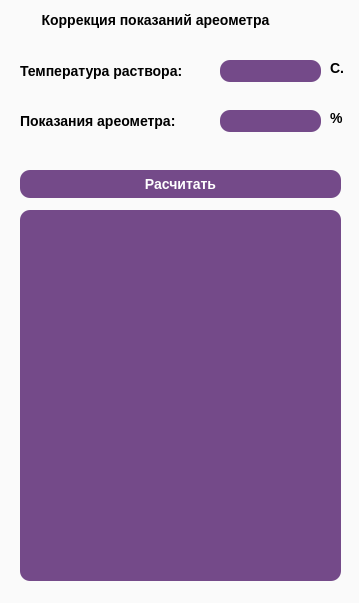
<?xml version="1.0" encoding="UTF-8"?>
<ui version="4.0">
 <class>Dialog</class>
 <widget class="QDialog" name="Dialog">
  <property name="geometry">
   <rect>
    <x>0</x>
    <y>0</y>
    <width>359</width>
    <height>603</height>
   </rect>
  </property>
  <property name="windowTitle">
   <string>  </string>
  </property>
  <widget class="QFrame" name="frame_3">
   <property name="geometry">
    <rect>
     <x>0</x>
     <y>-10</y>
     <width>461</width>
     <height>691</height>
    </rect>
   </property>
   <property name="styleSheet">
    <string notr="true">background-color: rgba(255, 255, 255, 180);
color: rgb(0, 0, 0);
border-style: outset;
border-widht:2px;
border-radius:10px;
border-color:black;
font:bold 14px;</string>
   </property>
   <property name="frameShape">
    <enum>QFrame::StyledPanel</enum>
   </property>
   <property name="frameShadow">
    <enum>QFrame::Raised</enum>
   </property>
   <widget class="QPushButton" name="pushButton">
    <property name="geometry">
     <rect>
      <x>20</x>
      <y>180</y>
      <width>321</width>
      <height>28</height>
     </rect>
    </property>
    <property name="styleSheet">
     <string notr="true">background-color: rgba(59, 0, 89, 180);
color: rgb(255, 255, 255);
border-style: outset;
border-widht:2px;
border-radius:10px;
border-color:black;
font: 75 11pt &quot;MS Shell Dlg 2&quot;;</string>
    </property>
    <property name="text">
     <string>Расчитать</string>
    </property>
   </widget>
   <widget class="QLabel" name="label_22">
    <property name="geometry">
     <rect>
      <x>-20</x>
      <y>20</y>
      <width>351</width>
      <height>20</height>
     </rect>
    </property>
    <property name="styleSheet">
     <string notr="true">background-color: rgba(85, 170, 127, 0);
font: 75 11pt &quot;MS Shell Dlg 2&quot;;</string>
    </property>
    <property name="text">
     <string>Коррекция показаний ареометра</string>
    </property>
    <property name="alignment">
     <set>Qt::AlignCenter</set>
    </property>
   </widget>
   <widget class="QLabel" name="label_24">
    <property name="geometry">
     <rect>
      <x>330</x>
      <y>120</y>
      <width>21</width>
      <height>16</height>
     </rect>
    </property>
    <property name="styleSheet">
     <string notr="true">background-color: rgba(85, 170, 127, 0);
font: 75 11pt &quot;MS Shell Dlg 2&quot;;</string>
    </property>
    <property name="text">
     <string>%</string>
    </property>
   </widget>
   <widget class="QLabel" name="label_25">
    <property name="geometry">
     <rect>
      <x>330</x>
      <y>70</y>
      <width>21</width>
      <height>16</height>
     </rect>
    </property>
    <property name="styleSheet">
     <string notr="true">background-color: rgba(85, 170, 127, 0);
font: 75 11pt &quot;MS Shell Dlg 2&quot;;</string>
    </property>
    <property name="text">
     <string>С.</string>
    </property>
   </widget>
   <widget class="QLabel" name="label_26">
    <property name="geometry">
     <rect>
      <x>20</x>
      <y>70</y>
      <width>201</width>
      <height>21</height>
     </rect>
    </property>
    <property name="styleSheet">
     <string notr="true">background-color: rgba(85, 170, 127, 0);
font: 75 11pt &quot;MS Shell Dlg 2&quot;;</string>
    </property>
    <property name="text">
     <string>Температура раствора:</string>
    </property>
   </widget>
   <widget class="QLineEdit" name="lineEdit_10">
    <property name="geometry">
     <rect>
      <x>220</x>
      <y>70</y>
      <width>101</width>
      <height>22</height>
     </rect>
    </property>
    <property name="styleSheet">
     <string notr="true">background-color: rgba(59, 0, 89, 180);
color: rgb(255, 255, 255);
border-style: outset;
border-widht:2px;
border-radius:10px;
border-color:black;
font:bold 14px;</string>
    </property>
    <property name="text">
     <string/>
    </property>
    <property name="alignment">
     <set>Qt::AlignCenter</set>
    </property>
   </widget>
   <widget class="QLineEdit" name="lineEdit_11">
    <property name="geometry">
     <rect>
      <x>220</x>
      <y>120</y>
      <width>101</width>
      <height>22</height>
     </rect>
    </property>
    <property name="styleSheet">
     <string notr="true">background-color: rgba(59, 0, 89, 180);
color: rgb(255, 255, 255);
border-style: outset;
border-widht:2px;
border-radius:10px;
border-color:black;
font:bold 14px;</string>
    </property>
    <property name="alignment">
     <set>Qt::AlignCenter</set>
    </property>
   </widget>
   <widget class="QLabel" name="label_27">
    <property name="geometry">
     <rect>
      <x>20</x>
      <y>120</y>
      <width>191</width>
      <height>21</height>
     </rect>
    </property>
    <property name="styleSheet">
     <string notr="true">background-color: rgba(85, 170, 127, 0);
font: 75 11pt &quot;MS Shell Dlg 2&quot;;</string>
    </property>
    <property name="text">
     <string>Показания ареометра:</string>
    </property>
   </widget>
   <widget class="QTextBrowser" name="textBrowser_4">
    <property name="geometry">
     <rect>
      <x>20</x>
      <y>220</y>
      <width>321</width>
      <height>371</height>
     </rect>
    </property>
    <property name="styleSheet">
     <string notr="true">background-color: rgba(59, 0, 89, 180);
color: rgb(255, 255, 255);
border-style: outset;
border-widht:2px;
border-radius:10px;
border-color:black;
font: 75 11pt &quot;MS Shell Dlg 2&quot;;</string>
    </property>
    <property name="html">
     <string>&lt;!DOCTYPE HTML PUBLIC &quot;-//W3C//DTD HTML 4.0//EN&quot; &quot;http://www.w3.org/TR/REC-html40/strict.dtd&quot;&gt;
&lt;html&gt;&lt;head&gt;&lt;meta name=&quot;qrichtext&quot; content=&quot;1&quot; /&gt;&lt;style type=&quot;text/css&quot;&gt;
p, li { white-space: pre-wrap; }
&lt;/style&gt;&lt;/head&gt;&lt;body style=&quot; font-family:'MS Shell Dlg 2'; font-size:11pt; font-weight:72; font-style:normal;&quot;&gt;
&lt;p style=&quot;-qt-paragraph-type:empty; margin-top:0px; margin-bottom:0px; margin-left:0px; margin-right:0px; -qt-block-indent:0; text-indent:0px; font-size:14px; font-weight:600;&quot;&gt;&lt;br /&gt;&lt;/p&gt;&lt;/body&gt;&lt;/html&gt;</string>
    </property>
   </widget>
  </widget>
 </widget>
 <resources/>
 <connections/>
</ui>
